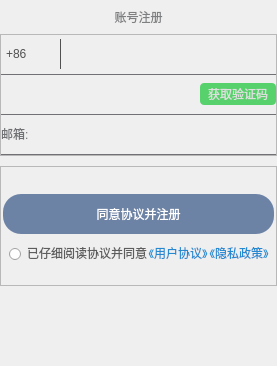
          <widget class="QWidget" name="page_regis">
           <layout class="QVBoxLayout" name="verticalLayout_29">
            <property name="spacing">
             <number>0</number>
            </property>
            <property name="leftMargin">
             <number>0</number>
            </property>
            <property name="topMargin">
             <number>0</number>
            </property>
            <property name="rightMargin">
             <number>0</number>
            </property>
            <property name="bottomMargin">
             <number>0</number>
            </property>
            <item>
             <widget class="QPushButton" name="pushButton_regis_title">
              <property name="minimumSize">
               <size>
                <width>0</width>
                <height>34</height>
               </size>
              </property>
              <property name="maximumSize">
               <size>
                <width>16777215</width>
                <height>34</height>
               </size>
              </property>
              <property name="styleSheet">
               <string notr="true">QPushButton
{
border: none;
color: #7e7f81;
font: 75 11pt &quot;Microsoft YaHei UI&quot;;
background-color: transparent;
}</string>
              </property>
              <property name="text">
               <string>账号注册</string>
              </property>
             </widget>
            </item>
            <item>
             <layout class="QVBoxLayout" name="verticalLayout_28">
              <property name="spacing">
               <number>10</number>
              </property>
              <item>
               <widget class="QFrame" name="frame_regis">
                <property name="frameShape">
                 <enum>QFrame::StyledPanel</enum>
                </property>
                <property name="frameShadow">
                 <enum>QFrame::Raised</enum>
                </property>
                <layout class="QVBoxLayout" name="verticalLayout_27">
                 <property name="spacing">
                  <number>0</number>
                 </property>
                 <property name="leftMargin">
                  <number>0</number>
                 </property>
                 <property name="topMargin">
                  <number>0</number>
                 </property>
                 <property name="rightMargin">
                  <number>0</number>
                 </property>
                 <property name="bottomMargin">
                  <number>0</number>
                 </property>
                 <item>
                  <widget class="QFrame" name="frame_regis_account">
                   <property name="minimumSize">
                    <size>
                     <width>0</width>
                     <height>40</height>
                    </size>
                   </property>
                   <property name="maximumSize">
                    <size>
                     <width>16777215</width>
                     <height>40</height>
                    </size>
                   </property>
                   <property name="styleSheet">
                    <string notr="true">QFrame
{
border: 0px solid rgba(58, 58, 65,0.7);
border-bottom-width: 1px;
}</string>
                   </property>
                   <property name="frameShape">
                    <enum>QFrame::StyledPanel</enum>
                   </property>
                   <property name="frameShadow">
                    <enum>QFrame::Raised</enum>
                   </property>
                   <layout class="QVBoxLayout" name="verticalLayout_24">
                    <property name="spacing">
                     <number>0</number>
                    </property>
                    <property name="leftMargin">
                     <number>0</number>
                    </property>
                    <property name="topMargin">
                     <number>0</number>
                    </property>
                    <property name="rightMargin">
                     <number>0</number>
                    </property>
                    <property name="bottomMargin">
                     <number>1</number>
                    </property>
                    <item>
                     <layout class="QHBoxLayout" name="horizontalLayout_11">
                      <item>
                       <widget class="QComboBox" name="comboBox_regis_area">
                        <property name="minimumSize">
                         <size>
                          <width>60</width>
                          <height>30</height>
                         </size>
                        </property>
                        <property name="maximumSize">
                         <size>
                          <width>60</width>
                          <height>30</height>
                         </size>
                        </property>
                        <property name="styleSheet">
                         <string notr="true">#comboBox_regis_area
{
color: #515153;
border: 0px solid #515153;
border-right-width: 1px;
font: 75 11pt &quot;Microsoft YaHei UI&quot;;
background-color: transparent;
}

#comboBox_regis_area::drop-down
{
border: none;
}

QListView
{
color: #515153;
font: 75 11pt &quot;Microsoft YaHei UI&quot;;
background-color: #30333f;
}

QListView::item
{
height: 25px;
border-radius: 3px;
}

QListView::item:hover
{
height: 28px;
color: #ffffff;
background-color: #32486d;
}</string>
                        </property>
                        <item>
                         <property name="text">
                          <string>+86</string>
                         </property>
                        </item>
                        <item>
                         <property name="text">
                          <string>186</string>
                         </property>
                        </item>
                        <item>
                         <property name="text">
                          <string>183</string>
                         </property>
                        </item>
                        <item>
                         <property name="text">
                          <string>130</string>
                         </property>
                        </item>
                        <item>
                         <property name="text">
                          <string>138</string>
                         </property>
                        </item>
                        <item>
                         <property name="text">
                          <string>169</string>
                         </property>
                        </item>
                        <item>
                         <property name="text">
                          <string>131</string>
                         </property>
                        </item>
                       </widget>
                      </item>
                      <item>
                       <widget class="QLineEdit" name="lineEdit_regis_telNumber">
                        <property name="minimumSize">
                         <size>
                          <width>0</width>
                          <height>30</height>
                         </size>
                        </property>
                        <property name="maximumSize">
                         <size>
                          <width>16777215</width>
                          <height>30</height>
                         </size>
                        </property>
                        <property name="styleSheet">
                         <string notr="true">QLineEdit
{
border:  none;
color: white;
font: 75 10pt &quot;Microsoft YaHei UI&quot;;
padding-left: 5px;
background-color: transparent;
}

QLineEdit:hover
{

}

</string>
                        </property>
                       </widget>
                      </item>
                     </layout>
                    </item>
                   </layout>
                  </widget>
                 </item>
                 <item>
                  <widget class="QFrame" name="frame_regis_passwd">
                   <property name="minimumSize">
                    <size>
                     <width>0</width>
                     <height>40</height>
                    </size>
                   </property>
                   <property name="maximumSize">
                    <size>
                     <width>16777215</width>
                     <height>40</height>
                    </size>
                   </property>
                   <property name="styleSheet">
                    <string notr="true">QFrame
{
border: 0px solid rgba(58, 58, 65,0.7);
border-bottom-width: 1px;
}</string>
                   </property>
                   <property name="frameShape">
                    <enum>QFrame::StyledPanel</enum>
                   </property>
                   <property name="frameShadow">
                    <enum>QFrame::Raised</enum>
                   </property>
                   <layout class="QVBoxLayout" name="verticalLayout_23">
                    <property name="spacing">
                     <number>0</number>
                    </property>
                    <property name="leftMargin">
                     <number>0</number>
                    </property>
                    <property name="topMargin">
                     <number>0</number>
                    </property>
                    <property name="rightMargin">
                     <number>0</number>
                    </property>
                    <property name="bottomMargin">
                     <number>1</number>
                    </property>
                    <item>
                     <layout class="QHBoxLayout" name="horizontalLayout_10">
                      <item>
                       <widget class="QLineEdit" name="lineEdit_regis_checkCode">
                        <property name="minimumSize">
                         <size>
                          <width>0</width>
                          <height>30</height>
                         </size>
                        </property>
                        <property name="maximumSize">
                         <size>
                          <width>16777215</width>
                          <height>30</height>
                         </size>
                        </property>
                        <property name="styleSheet">
                         <string notr="true">QLineEdit
{
border:  none;
color: white;
font: 75 10pt &quot;Microsoft YaHei UI&quot;;
padding-left: 5px;
background-color: transparent;
}

QLineEdit:hover
{

}

</string>
                        </property>
                       </widget>
                      </item>
                      <item>
                       <widget class="QPushButton" name="pushButton_regis_checkCode">
                        <property name="minimumSize">
                         <size>
                          <width>76</width>
                          <height>22</height>
                         </size>
                        </property>
                        <property name="maximumSize">
                         <size>
                          <width>76</width>
                          <height>22</height>
                         </size>
                        </property>
                        <property name="styleSheet">
                         <string notr="true">QPushButton
{
border: none;
color: #dfdfe0;
text-align: center;
padding-right:3px;
padding-left:3px;
border-radius: 4px;
background-color: rgba(21, 196, 52,0.7);
}

QPushButton:hover
{
color: white;
border-radius: 4px;
background-color: rgba(21, 196, 52,0.7);
}</string>
                        </property>
                        <property name="text">
                         <string>获取验证码</string>
                        </property>
                       </widget>
                      </item>
                     </layout>
                    </item>
                   </layout>
                  </widget>
                 </item>
                 <item>
                  <widget class="QFrame" name="frame_regis_emails">
                   <property name="minimumSize">
                    <size>
                     <width>0</width>
                     <height>40</height>
                    </size>
                   </property>
                   <property name="maximumSize">
                    <size>
                     <width>16777215</width>
                     <height>40</height>
                    </size>
                   </property>
                   <property name="styleSheet">
                    <string notr="true">QFrame
{
border: 0px solid rgba(58, 58, 65,0.7);
border-bottom-width: 1px;
}</string>
                   </property>
                   <property name="frameShape">
                    <enum>QFrame::StyledPanel</enum>
                   </property>
                   <property name="frameShadow">
                    <enum>QFrame::Raised</enum>
                   </property>
                   <layout class="QHBoxLayout" name="horizontalLayout_19">
                    <property name="spacing">
                     <number>0</number>
                    </property>
                    <property name="leftMargin">
                     <number>0</number>
                    </property>
                    <property name="topMargin">
                     <number>0</number>
                    </property>
                    <property name="rightMargin">
                     <number>0</number>
                    </property>
                    <property name="bottomMargin">
                     <number>1</number>
                    </property>
                    <item>
                     <widget class="QLabel" name="label_emails">
                      <property name="minimumSize">
                       <size>
                        <width>60</width>
                        <height>30</height>
                       </size>
                      </property>
                      <property name="maximumSize">
                       <size>
                        <width>60</width>
                        <height>30</height>
                       </size>
                      </property>
                      <property name="styleSheet">
                       <string notr="true">QLabel
{
color: #717275;
border: none;
font: 75 10pt &quot;Microsoft YaHei UI&quot;;
}</string>
                      </property>
                      <property name="text">
                       <string>邮箱:</string>
                      </property>
                     </widget>
                    </item>
                    <item>
                     <widget class="QLineEdit" name="lineEdit_regis_email">
                      <property name="minimumSize">
                       <size>
                        <width>0</width>
                        <height>30</height>
                       </size>
                      </property>
                      <property name="maximumSize">
                       <size>
                        <width>16777215</width>
                        <height>30</height>
                       </size>
                      </property>
                      <property name="styleSheet">
                       <string notr="true">QLineEdit
{
border:  none;
color: white;
font: 75 10pt &quot;Microsoft YaHei UI&quot;;
padding-left: 5px;
background-color: transparent;
}

QLineEdit:hover
{

}

</string>
                      </property>
                     </widget>
                    </item>
                   </layout>
                  </widget>
                 </item>
                </layout>
               </widget>
              </item>
              <item>
               <widget class="QFrame" name="frame_regis_login">
                <property name="minimumSize">
                 <size>
                  <width>0</width>
                  <height>120</height>
                 </size>
                </property>
                <property name="frameShape">
                 <enum>QFrame::StyledPanel</enum>
                </property>
                <property name="frameShadow">
                 <enum>QFrame::Raised</enum>
                </property>
                <layout class="QVBoxLayout" name="verticalLayout_25">
                 <property name="leftMargin">
                  <number>2</number>
                 </property>
                 <property name="topMargin">
                  <number>2</number>
                 </property>
                 <property name="rightMargin">
                  <number>2</number>
                 </property>
                 <property name="bottomMargin">
                  <number>2</number>
                 </property>
                 <item>
                  <layout class="QVBoxLayout" name="verticalLayout_26">
                   <property name="spacing">
                    <number>6</number>
                   </property>
                   <item>
                    <spacer name="verticalSpacer_10">
                     <property name="orientation">
                      <enum>Qt::Vertical</enum>
                     </property>
                     <property name="sizeType">
                      <enum>QSizePolicy::Fixed</enum>
                     </property>
                     <property name="sizeHint" stdset="0">
                      <size>
                       <width>20</width>
                       <height>9</height>
                      </size>
                     </property>
                    </spacer>
                   </item>
                   <item>
                    <widget class="QPushButton" name="pushButton_regis">
                     <property name="minimumSize">
                      <size>
                       <width>0</width>
                       <height>40</height>
                      </size>
                     </property>
                     <property name="maximumSize">
                      <size>
                       <width>16777215</width>
                       <height>40</height>
                      </size>
                     </property>
                     <property name="styleSheet">
                      <string notr="true">
QPushButton
{
color: white;
font: 75 12pt &quot;Microsoft YaHei UI&quot;;
border-radius: 18px;
background-color: rgba(53, 84, 135,0.7);
}

QPushButton:hover
{
color: #a4cc27;
border: 2px solid #a1a1ff;
background-color: rgba(53, 84, 135,0.9);
}

</string>
                     </property>
                     <property name="text">
                      <string>同意协议并注册</string>
                     </property>
                    </widget>
                   </item>
                   <item>
                    <layout class="QHBoxLayout" name="horizontalLayout_12">
                     <property name="spacing">
                      <number>0</number>
                     </property>
                     <item>
                      <widget class="QRadioButton" name="radioButton_regis_check">
                       <property name="minimumSize">
                        <size>
                         <width>0</width>
                         <height>26</height>
                        </size>
                       </property>
                       <property name="maximumSize">
                        <size>
                         <width>16777215</width>
                         <height>26</height>
                        </size>
                       </property>
                       <property name="styleSheet">
                        <string notr="true">QRadioButton
{
color: #5d5d5e;
margin-left:5px;
}

QRadioButton::indicator
{
    width: 13px;
    height: 13px;
}

QRadioButton::indicator::unchecked 
{
   
}

QRadioButton::indicator:checked
{
border-image: url(:/images/icon/checked_set.png);
}</string>
                       </property>
                       <property name="text">
                        <string>已仔细阅读协议并同意</string>
                       </property>
                      </widget>
                     </item>
                     <item>
                      <widget class="QPushButton" name="pushButton_regis_argeement1">
                       <property name="minimumSize">
                        <size>
                         <width>0</width>
                         <height>26</height>
                        </size>
                       </property>
                       <property name="maximumSize">
                        <size>
                         <width>16777215</width>
                         <height>26</height>
                        </size>
                       </property>
                       <property name="styleSheet">
                        <string notr="true">QPushButton
{
border: none;
color: #2589d1;
margin-right:1px;
border-bottom-style: 1px solid #5d5d5e;
background-color: transparent;
}

QPushButton:hover
{
color: #2589d1;
border: 0px solid #2589d1;
border-bottom-width: 0px;
}</string>
                       </property>
                       <property name="text">
                        <string>《用户协议》</string>
                       </property>
                      </widget>
                     </item>
                     <item>
                      <widget class="QPushButton" name="pushButton_regis_argeement2">
                       <property name="minimumSize">
                        <size>
                         <width>0</width>
                         <height>26</height>
                        </size>
                       </property>
                       <property name="maximumSize">
                        <size>
                         <width>16777215</width>
                         <height>26</height>
                        </size>
                       </property>
                       <property name="styleSheet">
                        <string notr="true">QPushButton
{
border: none;
color: #2589d1;
margin-right:5px;
border-bottom-style: 1px solid #5d5d5e;
background-color: transparent;
}

QPushButton:hover
{
color: #2589d1;
border: 0px solid #2589d1;
border-bottom-width: 0px;
}</string>
                       </property>
                       <property name="text">
                        <string>《隐私政策》</string>
                       </property>
                      </widget>
                     </item>
                    </layout>
                   </item>
                  </layout>
                 </item>
                </layout>
               </widget>
              </item>
             </layout>
            </item>
            <item>
             <spacer name="verticalSpacer_3">
              <property name="orientation">
               <enum>Qt::Vertical</enum>
              </property>
              <property name="sizeType">
               <enum>QSizePolicy::Fixed</enum>
              </property>
              <property name="sizeHint" stdset="0">
               <size>
                <width>20</width>
                <height>80</height>
               </size>
              </property>
             </spacer>
            </item>
           </layout>
          </widget>
